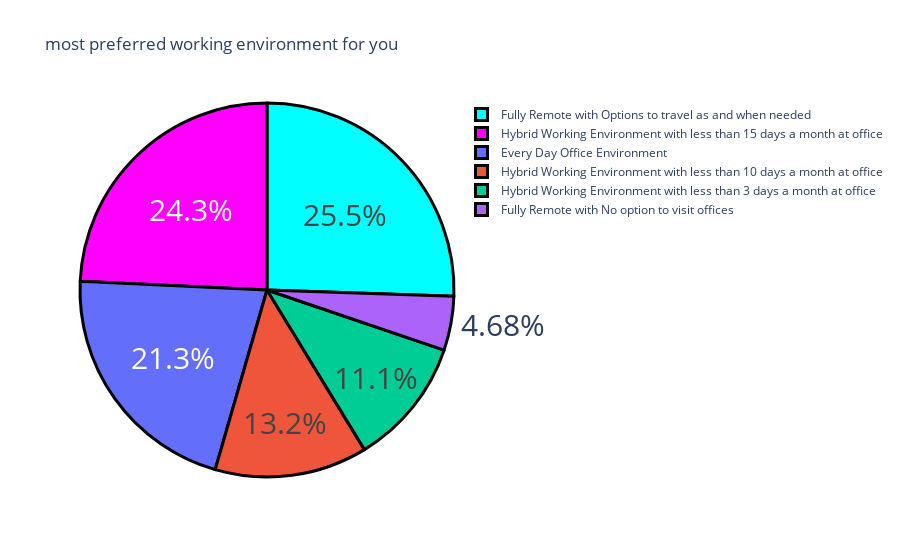

Source (notebook cell):
### Markdown cell above
# Objective 5, What is the most preferred working environment for you.

### Code cell
question4= data["What is the most preferred working environment for you."].value_counts()
label = question4.index
counts = question4.values
colors = ['Aqua','Magenta']
fig = go.Figure(data=[go.Pie(labels = label ,values = counts)])
fig.update_layout(title_text = 'most preferred working environment for you')
fig.update_traces(hoverinfo = 'label+value', textinfo = 'percent', textfont_size = 30,
                  marker = dict(colors = colors, line = dict(color = 'black' , width = 3)))
fig.show()

### Figure 1 — Plotly figure (JSON) as saved in the notebook; plotly's stock layout.template omitted (floating-point values rounded to 4 significant figures)
{"data": [{"hoverinfo": "label+value", "labels": ["Fully Remote with Options to travel as and when needed", "Hybrid Working Environment with less than 15 days a month at office", "Every Day Office Environment", "Hybrid Working Environment with less than 10 days a month at office", "Hybrid Working Environment with less than 3 days a month at office", "Fully Remote with No option to visit offices"], "marker": {"colors": ["Aqua", "Magenta"], "line": {"color": "black", "width": 3}}, "textfont": {"size": 30}, "textinfo": "percent", "type": "pie", "values": [60, 57, 50, 31, 26, 11]}], "layout": {"autosize": true, "title": {"text": "most preferred working environment for you"}}}
